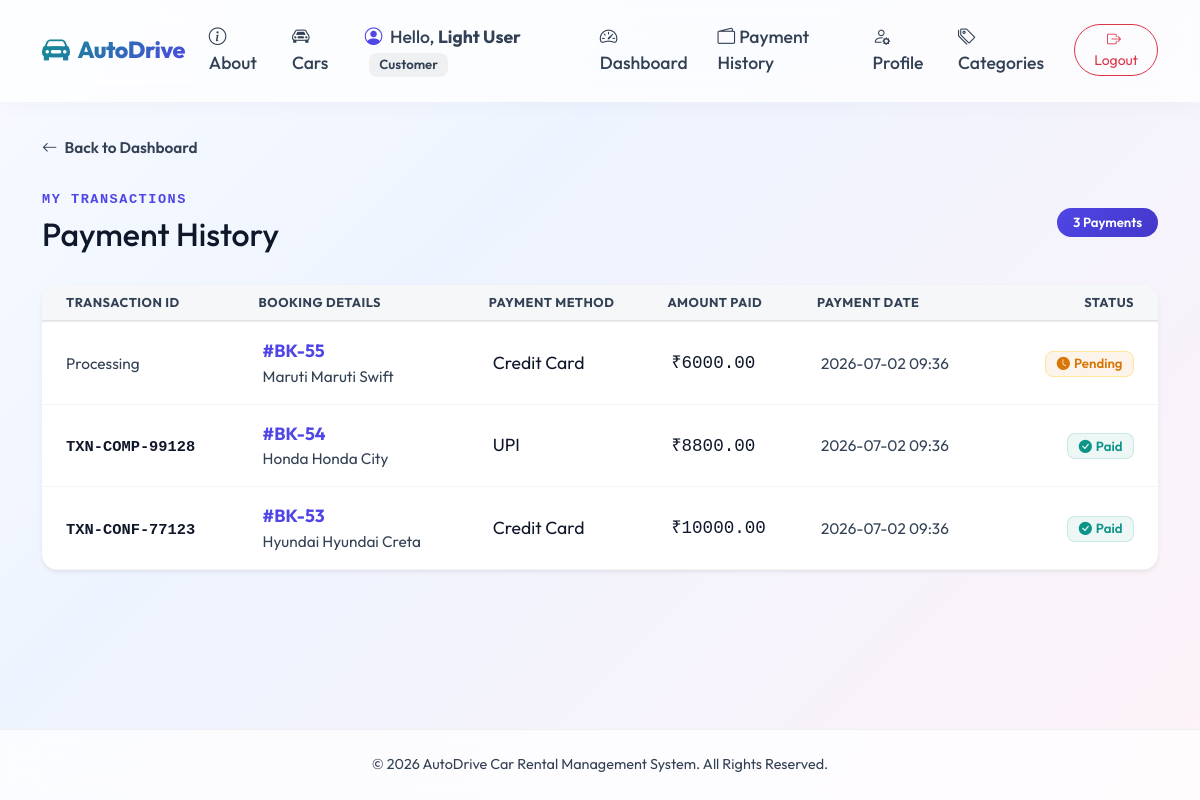
The app's page /payments/history/ (signed in) with its own data.
### rental/models.py (models this page shows, shortened)
class User(AbstractUser):
    ROLE_CHOICES = (
        ('customer', 'Customer'),
        ('staff', 'Staff'),
        ('admin', 'Admin'),
    )
    username = None
    email = models.EmailField(unique=True, verbose_name="Email Address")
    name = models.CharField(max_length=255, verbose_name="Full Name")
    mobile = models.CharField(max_length=15, verbose_name="Mobile Number")
    license_number = models.CharField(max_length=50, blank=True, null=True, verbose_name="Driving License Number")
    role = models.CharField(max_length=10, choices=ROLE_CHOICES, default='customer', verbose_name="Role")
    is_license_verified = models.BooleanField(default=False, verbose_name="License Verified")
    objects = UserManager()
    USERNAME_FIELD = 'email'
    REQUIRED_FIELDS = ['name']

class Payment(models.Model):
    STATUS_CHOICES = (
        ('Pending', 'Pending'),
        ('Paid', 'Paid'),
        ('Refunded', 'Refunded'),
    )
    METHOD_CHOICES = (
        ('Cash', 'Cash'),
        ('UPI', 'UPI'),
        ('Credit Card', 'Credit Card'),
        ('Debit Card', 'Debit Card'),
    )
    booking = models.OneToOneField(Booking, on_delete=models.CASCADE, related_name='payment', verbose_name="Booking")
    amount = models.DecimalField(max_digits=10, decimal_places=2, verbose_name="Amount")
    payment_method = models.CharField(max_length=50, choices=METHOD_CHOICES, default='Credit Card', verbose_name="Payment Method")
    status = models.CharField(max_length=20, choices=STATUS_CHOICES, default='Pending', verbose_name="Status")
    transaction_id = models.CharField(max_length=100, blank=True, null=True, verbose_name="Transaction ID")
    payment_date = models.DateTimeField(auto_now_add=True, verbose_name="Payment Date")

class Booking(models.Model):
    STATUS_CHOICES = (
        ('pending', 'Pending Approval'),
        ('confirmed', 'Booked'),
        ('booked', 'Booked'),
        ('picked_up', 'Picked Up'),
        ('in_use', 'In Use'),
        ('returned', 'Returned'),
        ('completed', 'Completed'),
        ('cancelled', 'Cancelled'),
    )
    user = models.ForeignKey(User, on_delete=models.CASCADE, related_name='bookings', verbose_name="Customer")
    car = models.ForeignKey(Car, on_delete=models.CASCADE, related_name='bookings', verbose_name="Vehicle")
    pickup_date = models.DateField(verbose_name="Pickup Date")
    return_date = models.DateField(verbose_name="Return Date")
    total_days = models.IntegerField(default=1, verbose_name="Total Days")
    status = models.CharField(max_length=20, choices=STATUS_CHOICES, default='pending', verbose_name="Status")
    total_price = models.DecimalField(max_digits=10, decimal_places=2, verbose_name="Total Price")
    damage_report = models.TextField(blank=True, null=True, verbose_name="Damage Report")
    pickup_time = models.DateTimeField(blank=True, null=True, verbose_name="Actual Pickup Time")
    return_time = models.DateTimeField(blank=True, null=True, verbose_name="Actual Return Time")

class Car(models.Model):
    STATUS_CHOICES = (
        ('Available', 'Available'),
        ('Booked', 'Booked'),
        ('Maintenance', 'Maintenance'),
        ('Inactive', 'Inactive'),
    )
    name = models.CharField(max_length=150, verbose_name="Vehicle Name")
    brand = models.CharField(max_length=100, verbose_name="Brand")
    model = models.CharField(max_length=100, verbose_name="Model")
    category = models.ForeignKey(Category, on_delete=models.SET_NULL, null=True, blank=True, related_name='cars', verbose_name="Category")
    year = models.IntegerField(verbose_name="Year")
    fuel_type = models.CharField(max_length=50, verbose_name="Fuel Type")
    transmission = models.CharField(max_length=50, verbose_name="Transmission")
    seating_capacity = models.IntegerField(verbose_name="Seating Capacity")
    rent_per_day = models.DecimalField(max_digits=10, decimal_places=2, verbose_name="Rent Per Day")
    image = models.ImageField(upload_to='cars/', blank=True, null=True, verbose_name="Vehicle Image")
    status = models.CharField(max_length=50, choices=STATUS_CHOICES, default='Available', verbose_name="Status")

### rental/views.py (the view)
# urls.py: path('payments/history/', views.payment_history_view, name='payment_history'),
@login_required
def payment_history_view(request):
    payments = Payment.objects.filter(booking__user=request.user).order_by('-payment_date')
    return render(request, 'rental/payment_history.html', {'payments': payments})

### templates/rental/payment_history.html (shortened to what this page needs)
{% extends 'base.html' %}
{% block content %}
<div class="container py-5 animate__animated animate__fadeIn">
    <div class="mb-4">
        <a href="{% url 'dashboard' %}" class="text-decoration-none text-muted small fw-semibold">
            <i class="bi bi-arrow-left me-1"></i> Back to Dashboard
        </a>
    </div>
    <div class="d-flex justify-content-between align-items-center mb-4">
        <div>
            <span class="text-uppercase font-monospace text-primary fw-bold" style="letter-spacing: 1.5px; font-size: 0.85rem;">My Transactions</span>
            <h2 class="fw-extrabold text-dark mt-1">Payment History</h2>
        </div>
        <span class="badge bg-primary px-3 py-2 rounded-pill fw-semibold">{{ payments|length }} Payments</span>
    </div>
    <div class="card border-0 shadow-sm rounded-4 overflow-hidden" style="background: #ffffff;">
        <div class="table-responsive">
            <table class="table table-hover align-middle mb-0">
                <thead class="table-light" style="background: #f8fafc; font-weight: 700; color: #475569; border-bottom: 2px solid #e2e8f0;">
                    <tr>
                        <th class="ps-4">Transaction ID</th>
                        <th>Booking Details</th>
                        <th>Payment Method</th>
                        <th>Amount Paid</th>
                        <th>Payment Date</th>
                        <th class="pe-4 text-end">Status</th>
                    </tr>
                </thead>
                <tbody>
                    {% for p in payments %}
                        <tr>
                            <td class="ps-4 py-3.5">
                                {% if p.transaction_id %}
                                    <span class="font-monospace text-dark fw-bold small">{{ p.transaction_id }}</span>
                                {% else %}
                                    <span class="text-muted small italic">Processing</span>
                                {% endif %}
                            </td>
                            <td>
                                <a href="{% url 'booking_detail' p.booking.id %}" class="fw-bold text-primary text-decoration-none">
                                    #BK-{{ p.booking.id }}
                                </a>
                                <span class="text-muted small d-block">{{ p.booking.car.brand }} {{ p.booking.car.name }}</span>
                            </td>
                            <td>{{ p.payment_method }}</td>
                            <td>
                                <span class="fw-extrabold text-dark font-monospace">₹{{ p.amount }}</span>
                            </td>
                            <td class="text-muted small">{{ p.payment_date|date:"Y-m-d H:i" }}</td>
                            <td class="pe-4 text-end">
                                {% if p.status == 'Paid' %}
                                    <span class="badge bg-success-subtle text-success border border-success-subtle px-2.5 py-1.5"><i class="bi bi-check-circle-fill me-1"></i>Paid</span>
                                {% elif p.status == 'Refunded' %}
                                    <span class="badge bg-danger-subtle text-danger border border-danger-subtle px-2.5 py-1.5"><i class="bi bi-arrow-counterclockwise me-1"></i>Refunded</span>
                                {% else %}
                                    <span class="badge bg-warning-subtle text-warning border border-warning-subtle px-2.5 py-1.5"><i class="bi bi-clock-fill me-1"></i>Pending</span>
                                {% endif %}
                            </td>
                        </tr>
                    {% endfor %}
                </tbody>
            </table>
        </div>
    </div>
</div>
{% endblock %}

### templates/base.html (shortened to what this page needs)
{% load static %}
<!DOCTYPE html>
<html lang="en">
<head>
    <link href="https://cdn.jsdelivr.net/npm/bootstrap@5.3.2/dist/css/bootstrap.min.css" rel="stylesheet">
    <link rel="stylesheet" href="https://cdn.jsdelivr.net/npm/bootstrap-icons@1.11.2/font/bootstrap-icons.min.css">
    <link rel="stylesheet" href="{% static 'css/style.css' %}?v=4.0">
</head>
<body>
    <nav class="navbar navbar-expand-lg navbar-light navbar-custom py-3">
        <div class="container">
            <a class="navbar-brand d-flex align-items-center" href="{% url 'home' %}">
                <i class="bi bi-car-front-fill me-2 fs-3 text-primary"></i>
                <span>AutoDrive</span>
            </a>
            <div class="collapse navbar-collapse" id="navbarNav">
                <ul class="navbar-nav ms-auto align-items-center gap-2">
                    <li class="nav-item">
                        <a class="nav-link" href="{% url 'about' %}">
                            <i class="bi bi-info-circle me-1"></i>About
                        </a>
                    </li>
                    <li class="nav-item">
                        <a class="nav-link" href="{% url 'car_list' %}">
                            <i class="bi bi-car-front me-1"></i>Cars
                        </a>
                    </li>
                    {% if user.is_authenticated %}
                        <li class="nav-item">
                            <span class="nav-link text-secondary pe-none">
                                <i class="bi bi-person-circle me-1 text-primary"></i>
                                Hello, <strong>{{ user.name }}</strong>
                                <span class="badge bg-secondary ms-1">{{ user.get_role_display }}</span>
                            </span>
                        </li>
                        <li class="nav-item">
                            <a class="nav-link" href="{% url 'dashboard' %}">
                                <i class="bi bi-speedometer2 me-1"></i>Dashboard
                            </a>
                        </li>
                        <li class="nav-item">
                            <a class="nav-link" href="{% url 'payment_history' %}">
                                <i class="bi bi-wallet2 me-1"></i>Payment History
                            </a>
                        </li>
                        <li class="nav-item">
                            <a class="nav-link" href="{% url 'profile' %}">
                                <i class="bi bi-person-gear me-1"></i>Profile
                            </a>
                        </li>
                        <li class="nav-item">
                            <a class="nav-link" href="{% url 'category_list' %}">
                                <i class="bi bi-tags me-1"></i>Categories
                            </a>
                        </li>
                        <li class="nav-item ms-2">
                            <a class="btn btn-outline-danger btn-sm rounded-pill px-3" href="{% url 'logout' %}">
                                <i class="bi bi-box-arrow-right me-1"></i>Logout
                            </a>
                        </li>
                    {% endif %}
                </ul>
            </div>
        </div>
    </nav>
    <main class="flex-grow-1">
        {% block content %}
        {% endblock %}
    </main>
    <footer>
        <div class="container">
            <p class="mb-0">&copy; 2026 AutoDrive Car Rental Management System. All Rights Reserved.</p>
        </div>
    </footer>
</body>
</html>

### static/css/style.css (style rules this page uses)
:root { --primary-color: #4f46e5; --primary-hover: #4338ca; --primary-glow: rgba(79, 70, 229, 0.12); --accent-teal: #0d9488; --accent-teal-glow: rgba(13, 148, 136, 0.12); --accent-pink: #db2777; --accent-pink-glow: rgba(219, 39, 119, 0.12); --accent-amber: #d97706; --accent-amber-glow: rgba(217, 119, 6, 0.12); --bg-light: #f4f6fc; --bg-card: rgba(255, 255, 255, 0.65); --border-color: rgba(255, 255, 255, 0.5); --text-main: #0f172a; --text-muted: #334155; --text-dark: #0f172a; --transition-speed: 0.3s; }
body { font-family: 'Outfit', sans-serif; font-size: 1.1rem; background: linear-gradient(135deg, #f8faff 0%, #eef4ff 35%, #fdf2f8 100%); background-attachment: fixed; color: var(--text-main); min-height: 100vh; display: flex; flex-direction: column; position: relative; overflow-x: hidden; padding-top: 86px; }
.navbar-custom { background: rgba(255, 255, 255, 0.75) !important; backdrop-filter: blur(16px); border-bottom: 1px solid rgba(255, 255, 255, 0.5); box-shadow: 0 4px 20px rgba(0, 0, 0, 0.03); position: fixed !important; top: 0; left: 0; right: 0; z-index: 1050; }
.navbar-brand { font-weight: 800; font-size: 1.45rem; letter-spacing: -0.5px; background: linear-gradient(135deg, var(--accent-teal) 0%, var(--primary-color) 100%); -webkit-background-clip: text; -webkit-text-fill-color: transparent; transition: filter var(--transition-speed); }
.navbar-custom .nav-link { font-weight: 500; color: var(--text-muted) !important; transition: all var(--transition-speed) ease; }
footer { padding: 24px 0; margin-top: 24px; color: var(--text-muted); border-top: 1px solid rgba(0,0,0,0.06); background: rgba(255,255,255,0.45); }
.text-dark { color: var(--text-dark) !important; }
.text-muted { color: var(--text-muted) !important; }
.text-secondary { color: var(--text-muted) !important; }
.table { --bs-table-bg: transparent; --bs-table-color: var(--text-main); --bs-table-border-color: rgba(0, 0, 0, 0.05); }
.table th { font-weight: 700; color: var(--text-muted) !important; text-transform: uppercase; font-size: 0.8rem; letter-spacing: 0.5px; border-bottom: 2px solid rgba(0, 0, 0, 0.08) !important; }
.table td { padding: 1rem 0.75rem; border-bottom: 1px solid rgba(0, 0, 0, 0.04); }
.table tbody tr { transition: background-color var(--transition-speed); }
.table-light { --bs-table-bg: rgba(0, 0, 0, 0.01); }
.badge { font-weight: 600; padding: 0.4em 0.8em; border-radius: 8px; }
.bg-primary { background: linear-gradient(135deg, var(--primary-color) 0%, var(--primary-hover) 100%) !important; color: white !important; }
.bg-secondary { background-color: rgba(0, 0, 0, 0.05) !important; color: var(--text-muted) !important; }
.bg-success-subtle { background-color: rgba(13, 148, 136, 0.08) !important; }
.bg-warning-subtle { background-color: rgba(217, 119, 6, 0.08) !important; }
.text-primary { color: #4f46e5 !important; }
.text-success { color: #0d9488 !important; }
.text-warning { color: #d97706 !important; }
.border-success-subtle { border-color: rgba(13, 148, 136, 0.15) !important; }
footer { background: rgba(255, 255, 255, 0.75); border-top: 1px solid rgba(0, 0, 0, 0.05); padding: 24px 0; text-align: center; color: var(--text-muted); font-size: 0.9rem; margin-top: auto; backdrop-filter: blur(16px); }

### records on screen
User: name "Light User", role "Customer"
Payment: shows "Processing", booking.id "55", booking.car.brand "Maruti", booking.car.name "Maruti Swift", payment_method "Credit Card", amount "6000.00", payment_date "2026-07-02 09:36", status "Pending" (drawn)
Payment: transaction_id "TXN-COMP-99128", booking.id "54", booking.car.brand "Honda", booking.car.name "Honda City", payment_method "UPI", amount "8800.00", payment_date "2026-07-02 09:36", status "Paid" (drawn)
Payment: transaction_id "TXN-CONF-77123", booking.id "53", booking.car.brand "Hyundai", booking.car.name "Hyundai Creta", payment_method "Credit Card", amount "10000.00", payment_date "2026-07-02 09:36", status "Paid" (drawn)

### other values on screen
{{ payments|length }} "3"
